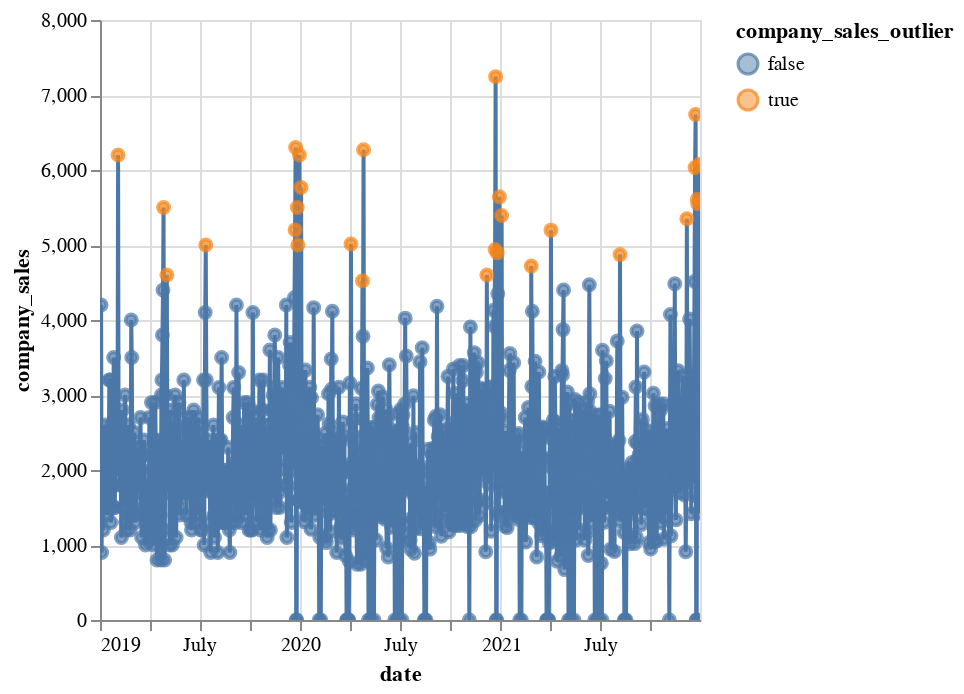

This figure's notebook cell:
### Code cell
def tplot(df):
    line = alt.Chart(df.reset_index()).\
    mark_line().\
    encode(x = 'date:T', y = 'company_sales:Q', tooltip=['date', 'company_sales', 'company_sales_outlier'])
            
    points = alt.Chart(df.reset_index()).\
        mark_point().\
        encode(x = 'date:T', y = 'company_sales:Q', color='company_sales_outlier', fill='company_sales_outlier', tooltip=['date', 'company_sales', 'company_sales_outlier'])
        
    return (line + points).interactive()

def lplot(df):
    line = alt.Chart(df.reset_index()).\
        mark_line().\
        encode(x = 'date:T', y = 'company_sales:Q', tooltip=['date', 'company_sales', 'company_sales_outlier'])

    return (line).interactive()

tplot(dat)

### Figure 1 — Vega-Lite specification as saved in the notebook (floating-point values rounded to 4 significant figures; data arrays with more than 128 entries replaced by an {"elided": "..."} marker saying what was removed)
{"config": {"view": {"continuousWidth": 300, "continuousHeight": 300}}, "layer": [{"data": {"name": "data-31163aff3fadfd57c3098f8dcf51a8f8"}, "mark": {"type": "line"}, "encoding": {"tooltip": [{"field": "date", "type": "temporal"}, {"field": "company_sales", "type": "quantitative"}, {"field": "company_sales_outlier", "type": "nominal"}], "x": {"field": "date", "type": "temporal"}, "y": {"field": "company_sales", "type": "quantitative"}}, "name": "view_13"}, {"data": {"name": "data-31163aff3fadfd57c3098f8dcf51a8f8"}, "mark": {"type": "point"}, "encoding": {"color": {"field": "company_sales_outlier", "type": "nominal"}, "fill": {"field": "company_sales_outlier", "type": "nominal"}, "tooltip": [{"field": "date", "type": "temporal"}, {"field": "company_sales", "type": "quantitative"}, {"field": "company_sales_outlier", "type": "nominal"}], "x": {"field": "date", "type": "temporal"}, "y": {"field": "company_sales", "type": "quantitative"}}}], "params": [{"name": "param_43", "select": {"type": "interval", "encodings": ["x", "y"]}, "bind": "scales", "views": ["view_13"]}], "$schema": "https://vega.github.io/schema/vega-lite/v5.8.0.json", "datasets": {"data-31163aff3fadfd57c3098f8dcf51a8f8": {"elided": "1096 records"}}}
